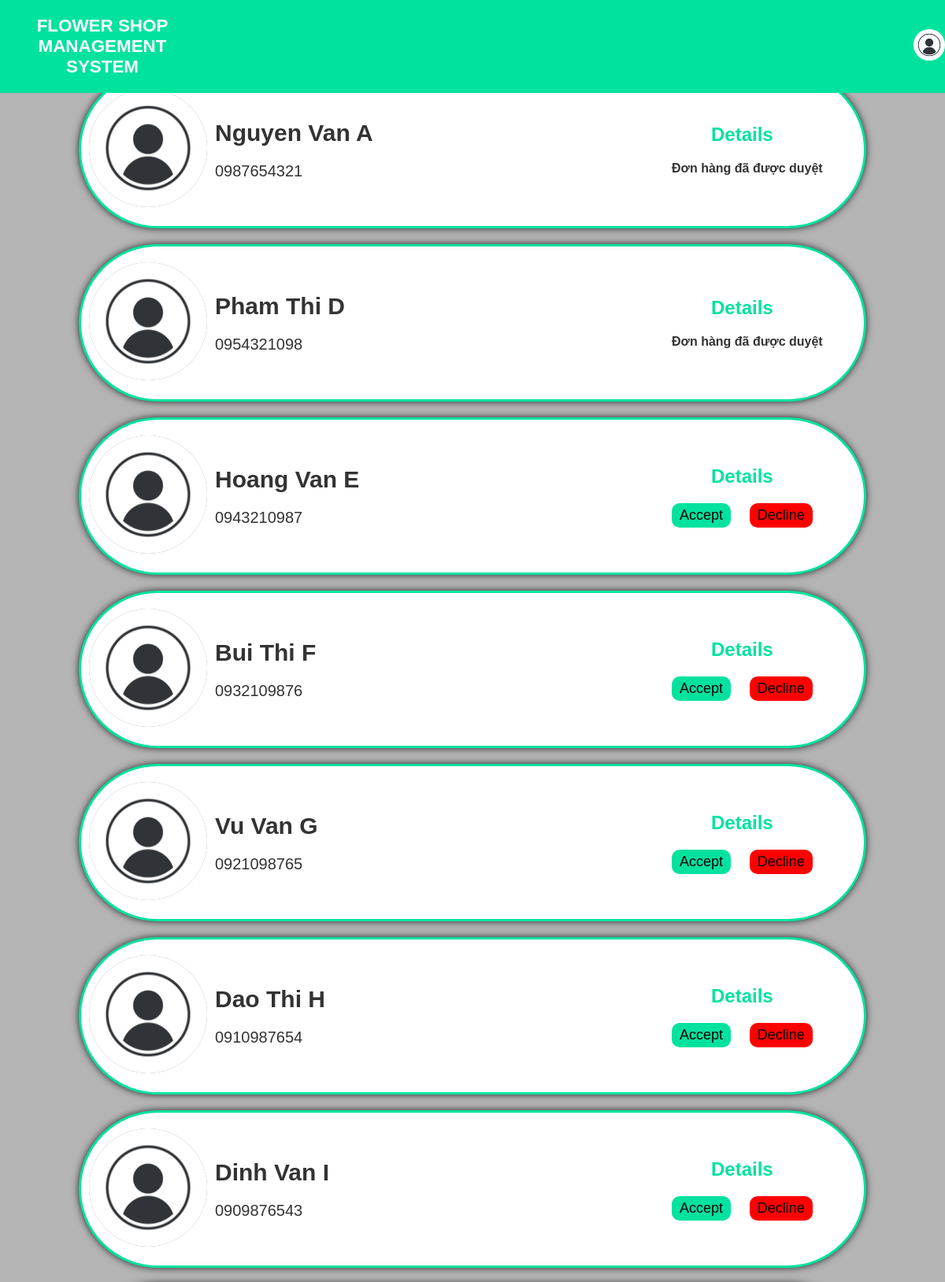
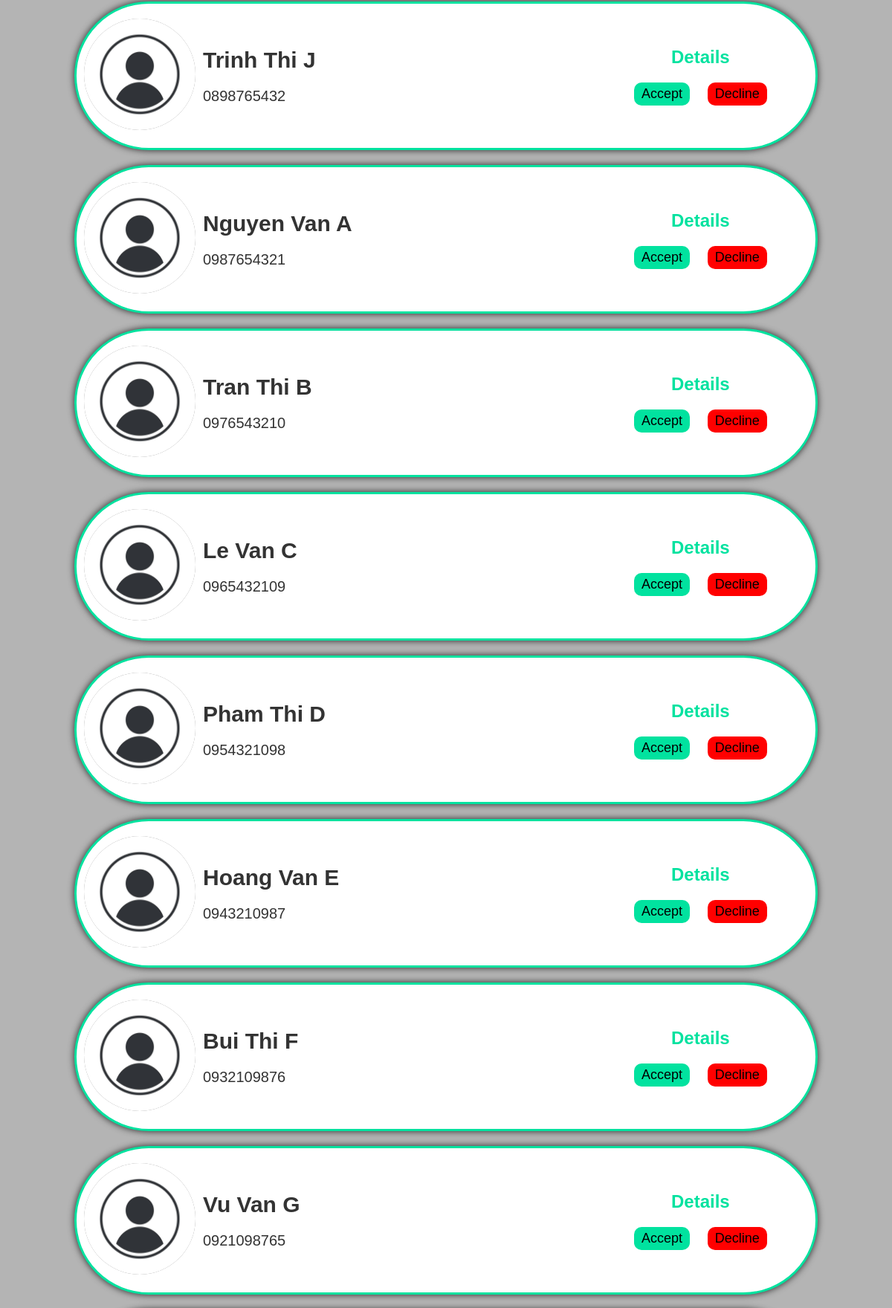
The app's page /order_management.php (signed in, upper part) with its own data (2 pictures, top to bottom).
### tables this page shows
CREATE TABLE `orders` (
  `id` int(11) NOT NULL,
  `status` int(11) NOT NULL,
  `customer_id` int(11) NOT NULL,
  `order_list` varchar(255) NOT NULL
);

CREATE TABLE `customer` (
  `ID` int(11) NOT NULL,
  `name` varchar(50) NOT NULL,
  `address` varchar(255) NOT NULL,
  `num_phone` varchar(50) NOT NULL
);

### server/order_connection.php (called while the page is built, shortened)
<?php
function connection()
{
    $server = 'localhost';
    $user = 'root';
    $password = '';
    $databasename = 'flower_management';
    $conn = new mysqli($server, $user, $password, $databasename);
    return $conn;
}
function load_order()
{
    $conn = connection();
    $sql = "SELECT * FROM orders, customer WHERE orders.customer_id = customer.ID";
    $result = $conn -> query($sql);
    $data = array();
    for($i = 0; $i < $result -> num_rows; $i ++)
    {
        $row = $result -> fetch_assoc();
        $data[] = $row;
    }
    return array('code' => 0, 'data' => $data);
}
?>

### order_management.php (the view, shortened to what this page needs)
<?php
    require_once('./server/order_connection.php');
    $data = load_order()['data'];
        ?>
<!DOCTYPE html>
<html lang="en">
    <head>
        <link rel="stylesheet" href="./css/style_order.css">
    </head>
    <body>
        <?php
            include "./component/header.php"
        ?>
        <form action="server/order_process.php" method="POST">
            <div class = "section_container">
                <?php
                    for($i = 0; $i < sizeof($data); $i ++)
                    {
                        if($data[$i]['status'] == 0)
                        {
                        ?>
                            <div class="panel">
                                <div>
                                    <img class="ava" src="./component/avatar.jpg" alt="image">
                                </div>
                                <div>
                                    <div class="name"><?= $data[$i]['name'] ?></div>
                                    <div class="phone"><?= $data[$i]['num_phone'] ?></div>
                                </div>
                                <div class ="linkandbutton">
                                    <a class="details" href="order_details.php?id=<?= $data[$i]['id'] ?>">Details</a>
                                    <div class="button-container">
                                        <button type="submit" name="accept" value="<?= $data[$i]['id'] ?>" class="accept">Accept</button>
                                        <button type="submit" name="decline" value="<?= $data[$i]['id'] ?>" class="decline">Decline</button>
                                    </div>
                                </div>
                            </div>
                        <?php
                        }
                        elseif($data[$i]['status'] == 1)
                        {
                        ?>
                            <div class="panel">
                                    <div>
                                        <img class="ava" src="./component/avatar.jpg" alt="image">
                                    </div>
                                    <div>
                                        <div class="name"><?= $data[$i]['name'] ?></div>
                                        <div class="phone"><?= $data[$i]['num_phone'] ?></div>
                                    </div>
                                    <div class ="linkandbutton">
                                        <a class="details" href="order_details.php?id=<?= $data[$i]['id'] ?>">Details</a>
                                        <div class="button-container">
                                            <p>Đơn hàng đã được duyệt</p>
                                        </div>
                                    </div>
                            </div>
                        <?php
                        }
                    }
                ?>
            </div>
        </form>
    </body>
</html>

### css/style_order.css (style rules this page uses)
* { margin: 0; padding: 0; box-sizing: border-box; }
:root { --main-color: #01e29f; --hover-color: rgba(1, 1, 1, 0); --body-color: rgb(30,30,30); --container-color: #2d2e37; --text-color: #ffffff; }
body { font-family: Arial, sans-serif; background-color: #b4b4b4; color: #333; }
.section_container { margin: 5rem 0 0 0; }
html, body { height: 100%; margin: 0; padding: 0; }
.section_container { display: flex; flex-direction: column; align-items: center; justify-content: center; height: 100%; }
.panel { width: 1000px; height: 200px; border: 3px solid #01e29f; border-radius : 100px; margin: 10px; display: flex; align-items: center; padding: 10px; background-color : white; box-shadow: 0 0 10px rgba(0,0,0,0.8) }
.ava { width: 150px; height: 150px; border-radius: 50%; background-color: gray; margin-right: 10px; }
.name { width: 15rem; font-weight: bold; font-size: 30px; }
.phone { font-size : 20px; margin-top : 20px; }
.linkandbutton { margin-left : 340px; }
.details { text-decoration: none; font-size :x-large; padding : 50px; color : #01e29f; font-weight : bolder; }
.button-container { display: flex; justify-content: space-between; margin-top :20px; }
.accept { font-size:large; margin-right: 10px; padding: 5px 10px; background-color: #01e29f; color: black; border: none; border-radius: 10px; cursor: pointer; }
.decline { font-size :large; margin-left: 1px; padding: 5px 10px; background-color: red; color: black; border: none; border-radius: 10px; cursor: pointer; }
p { font-weight : bolder; size: 2rem; }

### css/style_index.css (style rules this page uses)
* { margin: 0; padding: 0; box-sizing: border-box; }
:root { --main-color: #01e29f; --hover-color: rgba(1, 1, 1, 0); --body-color: rgb(30,30,30); --container-color: #2d2e37; --text-color: #ffffff; }
a { text-decoration: none; color: inherit; }
body { font-family: Arial, sans-serif; background-color: #b4b4b4; color: #333; }
.section_container { margin: 5rem 0 0 0; }

### records on screen
orders: customer.name "Nguyen Van A", customer.num_phone "0987654321"
orders: customer.name "Pham Thi D", customer.num_phone "0954321098"
orders: customer.name "Hoang Van E", customer.num_phone "0943210987", $data[$i]['id'] 5 (drawn)
orders: customer.name "Bui Thi F", customer.num_phone "0932109876", $data[$i]['id'] 6 (drawn)
orders: customer.name "Vu Van G", customer.num_phone "0921098765", $data[$i]['id'] 7 (drawn)
orders: customer.name "Dao Thi H", customer.num_phone "0910987654", $data[$i]['id'] 8 (drawn)
orders: customer.name "Dinh Van I", customer.num_phone "0909876543", $data[$i]['id'] 9 (drawn)
orders: customer.name "Trinh Thi J", customer.num_phone "0898765432", $data[$i]['id'] 10 (drawn)
orders: customer.name "Nguyen Van A", customer.num_phone "0987654321", $data[$i]['id'] 11 (drawn)
orders: customer.name "Tran Thi B", customer.num_phone "0976543210", $data[$i]['id'] 12 (drawn)
orders: customer.name "Le Van C", customer.num_phone "0965432109", $data[$i]['id'] 13 (drawn)
orders: customer.name "Pham Thi D", customer.num_phone "0954321098", $data[$i]['id'] 14 (drawn)
orders: customer.name "Hoang Van E", customer.num_phone "0943210987", $data[$i]['id'] 15 (drawn)
orders: customer.name "Bui Thi F", customer.num_phone "0932109876", $data[$i]['id'] 16 (drawn)
orders: customer.name "Vu Van G", customer.num_phone "0921098765", $data[$i]['id'] 17 (drawn)
